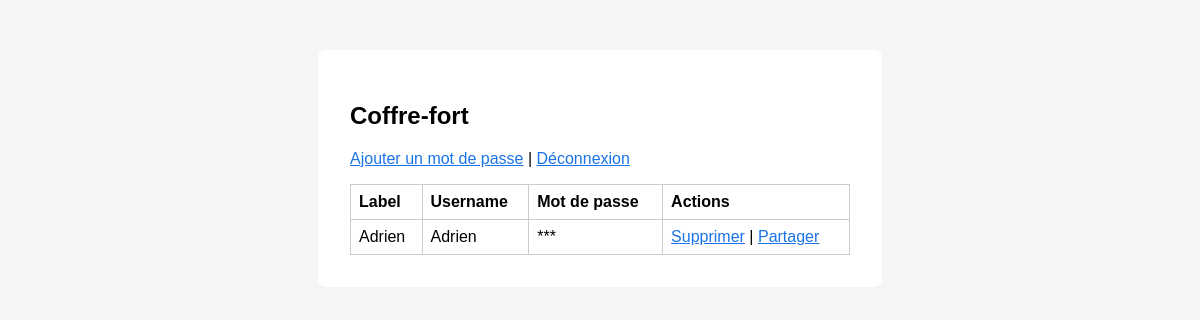
/vault (signed in), run on an earlier commit of the app's database.
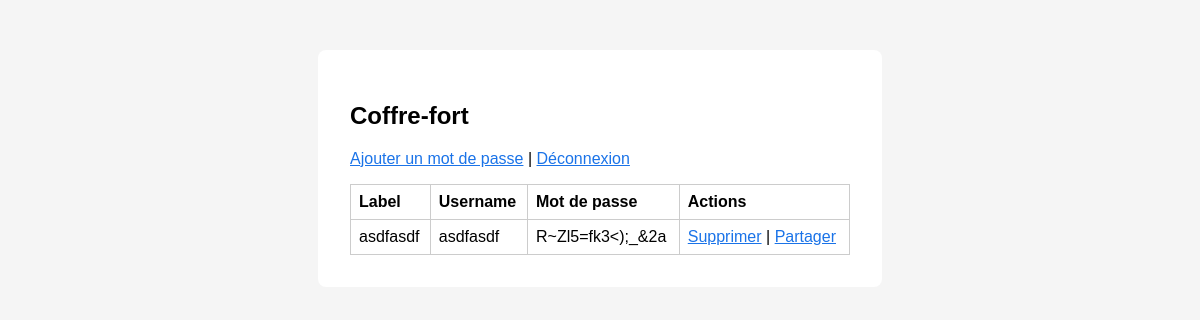
And on a later commit of the database.
### tables this page shows
CREATE TABLE passwords (
            id INTEGER PRIMARY KEY, user_id INTEGER, username TEXT, label TEXT,
            token BLOB, FOREIGN KEY(user_id) REFERENCES users(id));

### app.py (the view)
@app.route("/vault")
@login_required
def vault():
    with get_db() as conn:
        c = conn.cursor()
        c.execute("SELECT id, token, username, label FROM passwords WHERE user_id = ?", (current_user.id,))
        items = c.fetchall()
    passwords = []
    user_password = session.get("user_password")
    for item in items:
        decrypted = decrypt_password_fernet(item[1], user_password)
        if decrypted:
            passwords.append({"id": item[0], "username": item[2], "label": item[3], "password": decrypted})
        else:
            passwords.append({"id": item[0], "username": item[2], "label": item[3], "password": "***"})
    return render_template("vault.html", passwords=passwords)

### app.py (called while the page is built)
def get_db():
    return sqlite3.connect(DB_PATH)

@login_manager.user_loader
def load_user(user_id):
    with get_db() as conn:
        c = conn.cursor()
        c.execute("SELECT id, username FROM users WHERE id = ?", (user_id,))
        row = c.fetchone()
        return User(*row) if row else None

def create_fernet_key(password):
    key_bytes = hashlib.sha256(password.encode()).digest()
    return base64.urlsafe_b64encode(key_bytes)

def decrypt_password_fernet(encrypted_data, user_password):
    try:
        key = create_fernet_key(user_password)
        f = Fernet(key)
        return f.decrypt(encrypted_data).decode()
    except Exception:
        return None

### templates/vault.html
{% extends "base.html" %}
{% block content %}
<h2>Coffre-fort</h2>
<a href="{{ url_for('add') }}">Ajouter un mot de passe</a> |
<a href="{{ url_for('logout') }}">Déconnexion</a>
<table>
    <tr><th>Label</th><th>Username</th><th>Mot de passe</th><th>Actions</th></tr>
    {% for item in passwords %}
    <tr>
        <td>{{ item.label }}</td>
        <td>{{ item.username }}</td>
        <td>{{ item.password }}</td>
        <td>
            <a href="{{ url_for('delete', id=item.id) }}">Supprimer</a> |
            <a href="{{ url_for('share', id=item.id) }}">Partager</a>
        </td>
    </tr>
    {% endfor %}
</table>
{% endblock %}

### templates/base.html (shortened to what this page needs)
<!DOCTYPE html>
<html lang="fr">
<head>
    <link rel="stylesheet" href="{{ url_for('static', filename='style.css') }}">
</head>
<body>
    <div class="container">
        {% block content %}{% endblock %}
    </div>
</body>
</html>

### static/style.css (style rules this page uses)
body { font-family: sans-serif; background: #f5f5f5; }
.container { max-width: 500px; margin: 50px auto; background: #fff; padding: 2em; border-radius: 8px; }
table { width: 100%; border-collapse: collapse; margin-top: 1em; }
th, td { border: 1px solid #ccc; padding: 0.5em; text-align: left; }
a { color: #1a73e8; }

What changed in the data, as far as the page shows it:
removed passwords: label "Adrien", username "Adrien", password "***"
added passwords: label "asdfasdf", username "asdfasdf", password "R~Zl5=fk3<);_&2a"
